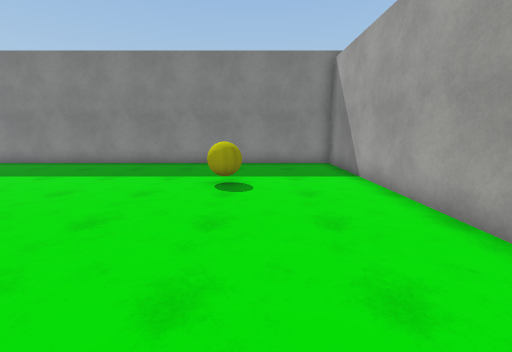
view 1 (above)

17 first-person views from a walk through a 3-D level made in the Unity game engine. The camera is 1.5 m above the floor, tilts 10° down and sees 90° across. The floor is counted in squares, 1 m on a side. Each view is taken from the middle of a square. On the plan, view 1 faces up. The plan holds only what a view shows up to about 13 squares ahead; the rest is blank. The player character is not drawn. Surface patterns are stand-ins for the level's own textures.

view 2
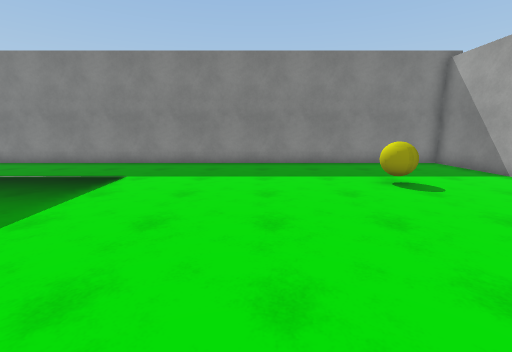

view 3
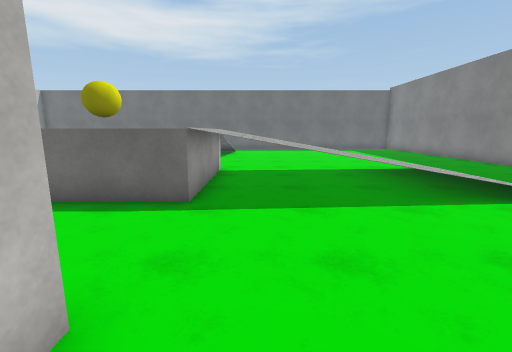

view 4
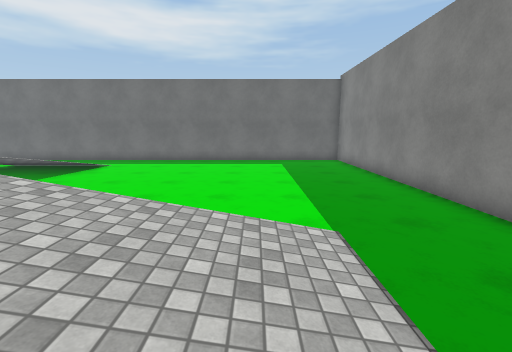

view 5
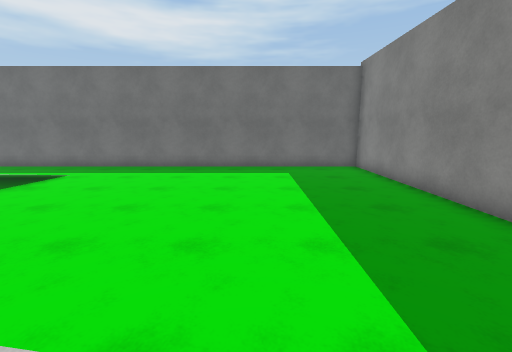

view 6
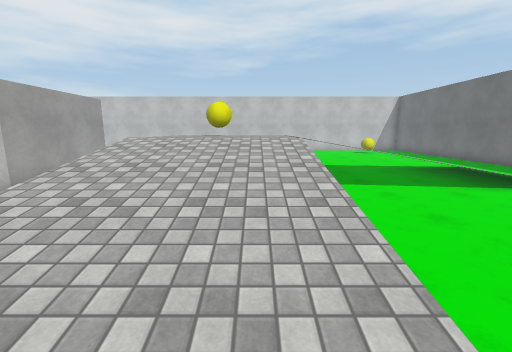

view 7
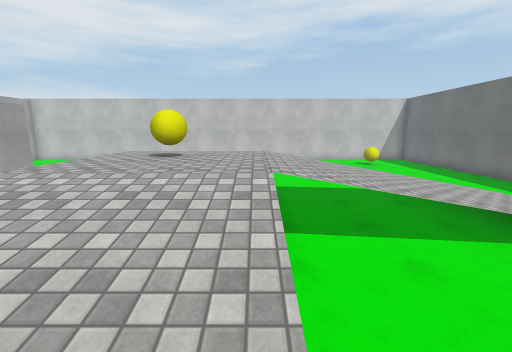

view 8
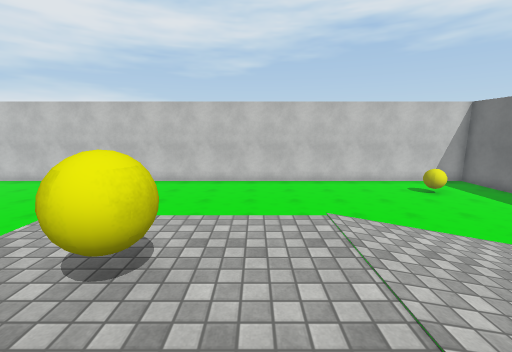

view 9
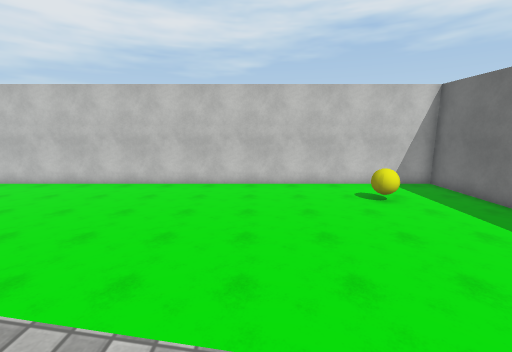

view 10
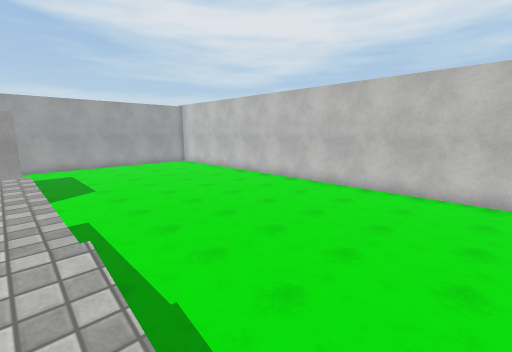

view 11
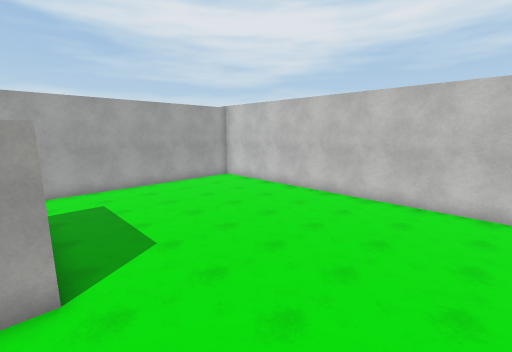

view 12
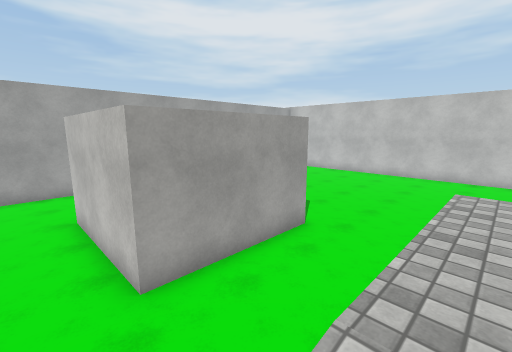

view 13
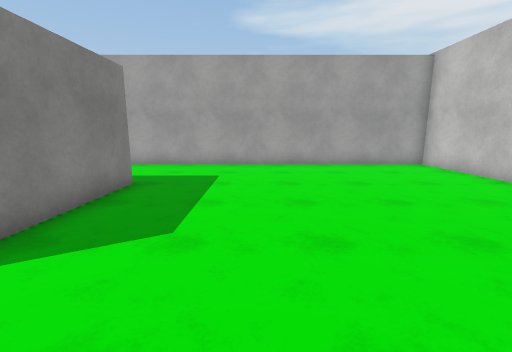

view 14
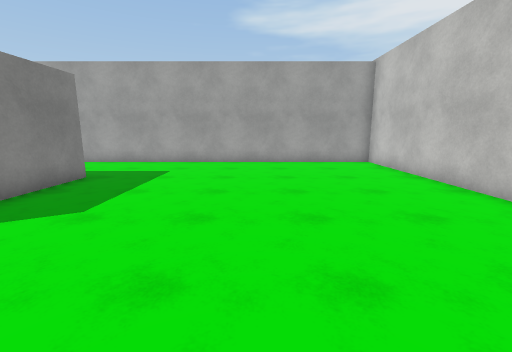

view 15
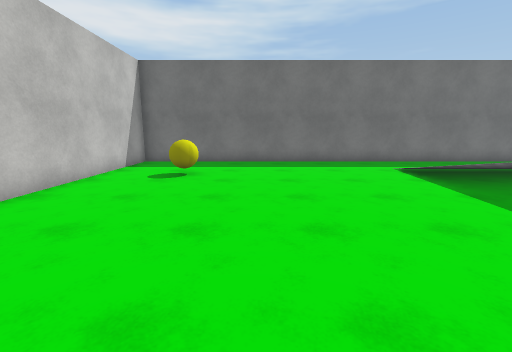

view 16
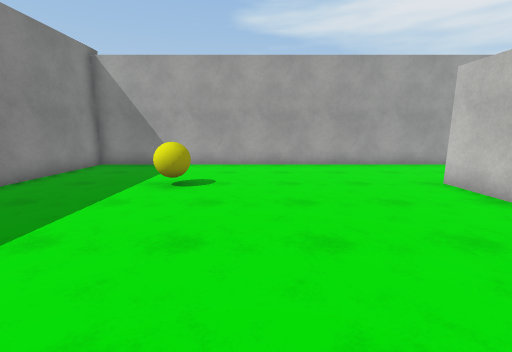

view 17
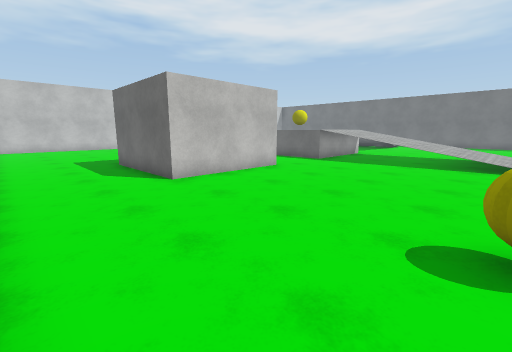

### Floor plan
Key: @ floor where view 1 was taken; # wall or solid block; . main floor; : floor 1.5 m higher than the main floor; / step, stairs or slope; = window, fence, low wall or low ledge; v drop or lower ground; O other object.
Columns run from 26 left of view 1 to 4 right of it. Each row starts with its distance up from view 1.
 12 ###############################
 11 #.............................#
 10 #.............................#
  9 #.............................#
  8 #........................O....#
  7 #.........../////........O....#
  6 #.........../////.............#
  5 #.........../////=............#
  4 #.........../////v............#
  3 #.........../////v............#
  2 #.........../////v............#
  1 #.........../////v............#
  0 #...........:::::v........@...#
 -1 #...///////::::::v..######....#
 -2 #...///////::::::v..#    #....#
 -3 #...///////:::OO:v..#    #....#
 -4 #...///////:::OO:v..#    #....#
 -5 #...///////::::::#..######....#
 -6 #.............................#
 -7 #.............................#
 -8 #.............................#
 -9 #.............................#
-10 #.............................#
-11 #.............................#
-12 #.............................#
-13 #...O.........................#
-14 #...O.........................#
-15 #.............................#
-16 #.............................#
-17 ###############################

Where each view was taken, in squares from view 1:
view 1: 0 up, 0 right, facing up
view 2: 0 up, 5 left, facing up
view 3: 1 up, 4 left, facing left
view 4: 7 up, 10 left, facing left
view 5: 7 up, 13 left, facing left
view 6: 7 up, 13 left, facing down
view 7: 4 up, 14 left, facing down
view 8: 1 down, 13 left, facing down
view 9: 4 down, 17 left, facing down
view 10: 5 down, 17 left, facing down-right
view 11: 5 down, 11 left, facing down-right
view 12: 1 up, 10 left, facing down-right
view 13: 9 down, 8 left, facing right
view 14: 11 down, 9 left, facing right
view 15: 11 down, 13 left, facing left
view 16: 5 up, 8 left, facing right
view 17: 7 up, 3 right, facing down-left
